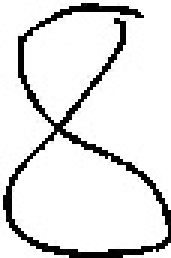
#> input picture Numbers - Digital canvas/prediction_images/predict.jpeg, 57 x 86 px (shown 3 times larger)
$ python ProcessData.py
#> lines starting #> are read from the running program, lines starting #| are printed output that depends on the picture; after the words box and inside, x2 and y2 are one past the last pixel; in counts of white or black regions, pixels touching at a corner belong together
#> the answer given: prediction_images
import math, random, sys
import random
import os
import time
import cv2
import numpy as np
import xlsxwriter
import csv

def collect_data(path):
     all_image_data = []
     for filename in os.listdir(path):
          image_path = (os.path.join(path,filename))
          #print (image_path)
          image = cv2.imread(image_path)
#> image is the input picture: shape (86, 57, 3); min 0, max 255, mean 225.5

          height, width, channels = image.shape
#> height = 86; width = 57; channels = 3
          #print ([width, height])

          rows = 7
          columns = 5
          x_unit = width/columns
#> x_unit = 11.4
          y_unit = height/rows
#> y_unit = 12.29

          image_data = []#list of squares and if black or white (1 = black, 0 = white)
          for col in range(columns):
              x = col*x_unit
              for row in range(rows):
                  y = row*y_unit

                  cv2.rectangle(image,(int(x), int(y)),(int(x+x_unit), int(y+y_unit)),(0, 255, 0), 0)#green squares = white
                  image_unit = image[int(y):int(y+y_unit), int(x):int(x+x_unit)]

                  square_contains_black = False
                  image_unit_width, image_unit_height, channels = image_unit.shape #search each block for black
                  for px in range(image_unit_width):
                      for py in range(image_unit_height):
                          r, g, b = image_unit[px, py]
                          if [0, 0, 0] == [r, g, b]:
                              square_contains_black = True

                  if square_contains_black == True:
                     cv2.rectangle(image,(int(x), int(y)),(int(x+x_unit), int(y+y_unit)),(0, 0, 255), 1)#red squares = blacked
                     image_data.append(1)
                  else:
                     image_data.append(0)
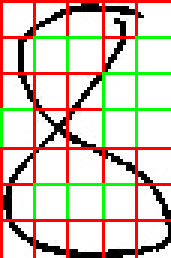
#> image: shape (86, 57, 3) (shown 3 times larger); 16.2% of pixels changed, all inside (x1, y1, x2, y2) = (0, 0, 57, 86)
#> after the loop, image_data = 35 values, max 1 at index 0, min 0 at index 3, mean 0.686

          all_image_data.append(image_data)
          #cv2.imshow(folder_name,image)

     return (all_image_data)

if __name__ == '__main__':
    # code to be executed only on direct execution, but not on import
     folder_name = input("folder name: ")
     path = os.path.join(os.path.dirname(__file__),folder_name)

     all_image_data = collect_data(path)
#> all_image_data = 1 item


     titles = ['number']
     for i in range(len(all_image_data[0])):#length of first image of data in all data
         titles.append("unit"+str(i))
#> this loop made 35 passes
#> after the loop, titles = 36 items, first 6: 'number', 'unit0', 'unit1', 'unit2', 'unit3', 'unit4'
     with open(folder_name+".csv", "a", newline='') as fp:
         wr = csv.writer(fp, dialect='excel')
         wr.writerow(titles)


     for data in all_image_data:
         writedata = [str(folder_name)]
         writedata.extend(data)
         print (writedata)
         with open(folder_name+".csv", "a", newline='') as fp:
             wr = csv.writer(fp, dialect='excel')
             wr.writerow(writedata)
#> this loop made 1 pass
#| ['prediction_images', 1, 1, 1, 0, 1, 1, 1, 1, 0, 1, 1, 1, 0, 1, 1, 0, 1, 1, 1, 0, 1, 1, 1, 0, 0, 1, 0, 1, 1, 0, 0, 0, 1, 1, 1]
     print("finished")
